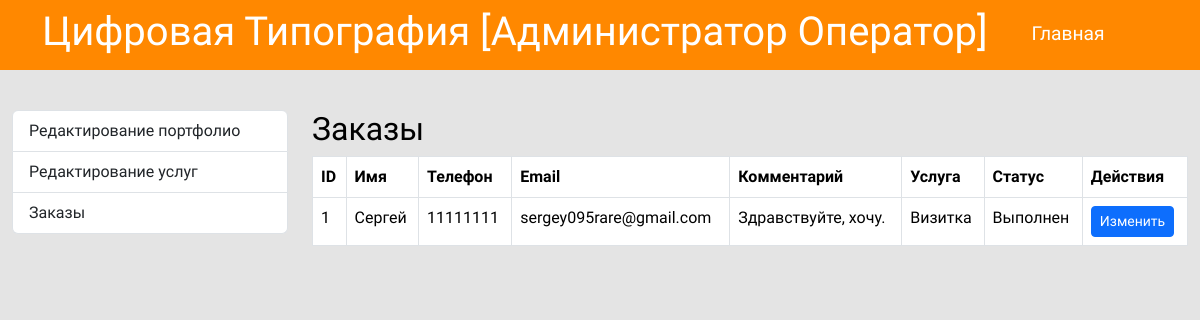
Screenshot of /admin/orders/index.php (signed in) with the database file from the repository.
### tables this page shows
CREATE TABLE `orders` (
  `id` int NOT NULL,
  `name` varchar(255) NOT NULL,
  `phone` varchar(255) NOT NULL,
  `email` varchar(255) DEFAULT NULL,
  `comment` text,
  `service` varchar(255) NOT NULL,
  `status` enum('Принят','В обработке','Отменено','Выполнен') DEFAULT 'Принят',
  `created_at` timestamp NULL DEFAULT CURRENT_TIMESTAMP,
  `archived` tinyint(1) DEFAULT '0'
);

### app/database/db.php (called while the page is built, shortened)
<?php
require('connect.php');
function dbCheckErr($query)
{
    $errinfo = $query->errorInfo();
    return true;
}
function selectAll($table,$params = []){
    global $pdo;
    $sql = "SELECT * FROM $table";
    $query = $pdo->prepare($sql);
    $query->execute();
    return $query->fetchAll();
}

### admin/orders/index.php (the view, shortened to what this page needs)
<?php
include("../../app/database/db.php");
$orders = selectAll('orders');
?>
<!doctype html>
<html lang="ru">
<head>
    <link href="https://cdn.jsdelivr.net/npm/bootstrap@5.3.3/dist/css/bootstrap.min.css" rel="stylesheet">
    <link rel="stylesheet" href="../../source/css/style.css">
    <link rel="stylesheet" href="../../source/css/admin.css">
</head>
<body>
<?php include("../../app/include/admheader.php"); ?>
<div class="container-fluid editpanel">
    <div class="row">
        <?php include("../admsidebar.php"); ?>
        <div class="col-md-9">
            <h2 class="page-title">Заказы</h2>
            <table class="table table-bordered">
                <thead>
                    <tr>
                        <th>ID</th>
                        <th>Имя</th>
                        <th>Телефон</th>
                        <th>Email</th>
                        <th>Комментарий</th>
                        <th>Услуга</th>
                        <th>Статус</th>
                        <th>Действия</th>
                    </tr>
                </thead>
                <tbody>
                    <?php foreach ($orders as $order): ?>
                        <tr>
                            <td><?php echo $order['id']; ?></td>
                            <td><?php echo $order['name']; ?></td>
                            <td><?php echo $order['phone']; ?></td>
                            <td><?php echo $order['email']; ?></td>
                            <td><?php echo $order['comment']; ?></td>
                            <td><?php echo $order['service']; ?></td>
                            <td><?php echo $order['status']; ?></td>
                            <td>
                                <a href="edit.php?id=<?php echo $order['id']; ?>" class="btn btn-primary btn-sm">Изменить</a>
                            </td>
                        </tr>
                    <?php endforeach; ?>
                </tbody>
            </table>
        </div>
    </div>
</div>

### source/css/style.css (style rules this page uses)
* { font-family: "Comfortaa", sans-serif; }
html, h1, h2, h3, h4, h5, h6 { color: #000000; }
body { background-color: #e4e4e4; }
a { text-decoration: none; color: inherit; }

### source/css/admin.css (style rules this page uses)
.editpanel { margin-top: 40px; }

### rows the page displays
orders: id "1", name "Сергей", phone "11111111", email "sergey095rare@gmail.com", comment "Здравствуйте, хочу.", service "Визитка", status "Выполнен"

### other values shown
$_SESSION['name'] "Оператор"
